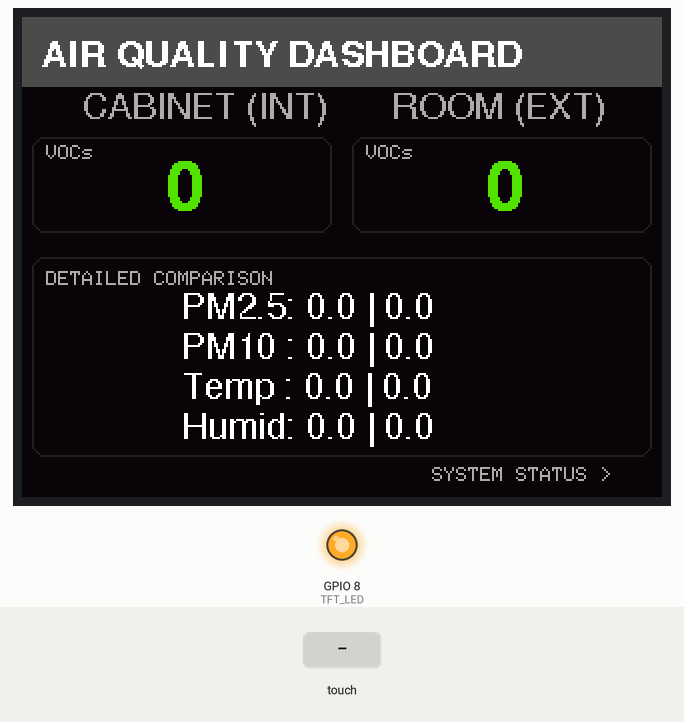
This sketch was run on a simulated ESP32-S3. Shown: 320×240 colour display, output pins drawn as LEDs (lit = HIGH). The inputs (shaded band) are chosen by the test bench. What the sketch prints to the serial monitor is not drawn.

Above: at 1.6 s.
1.7 s: touch panel pressed at 13 % / 10 % of its raw x / y range
At 3.0 s:
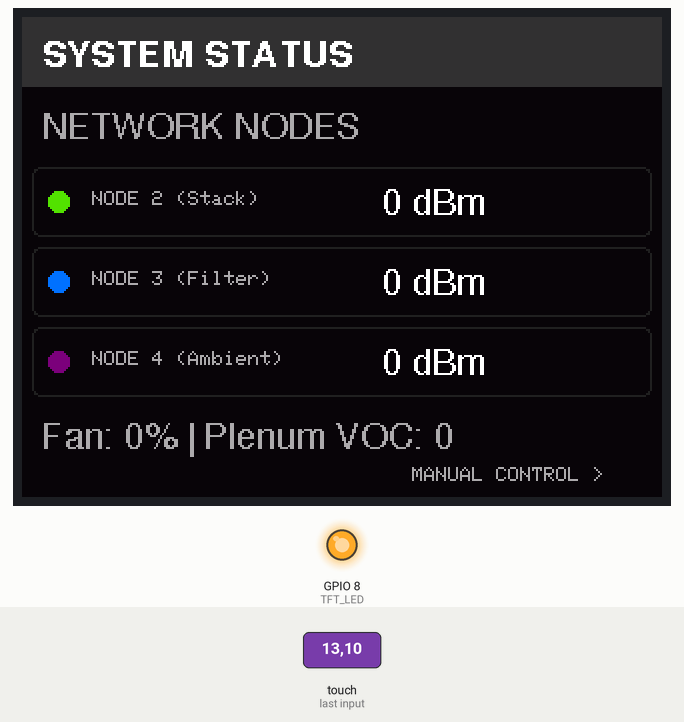
3.3 s: touch panel pressed at 38 % / 10 % of its raw x / y range
At 4.0 s:
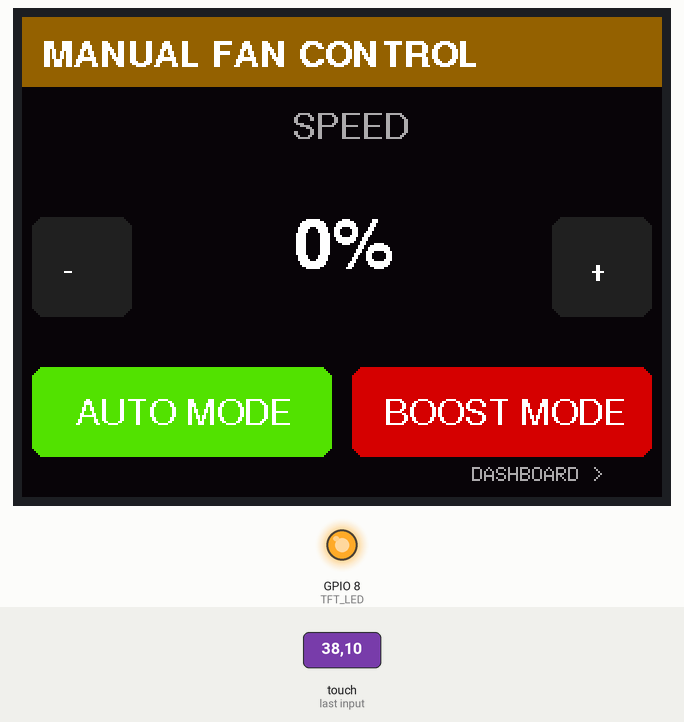
4.9 s: touch panel pressed at 13 % / 30 % of its raw x / y range
At 6.2 s:
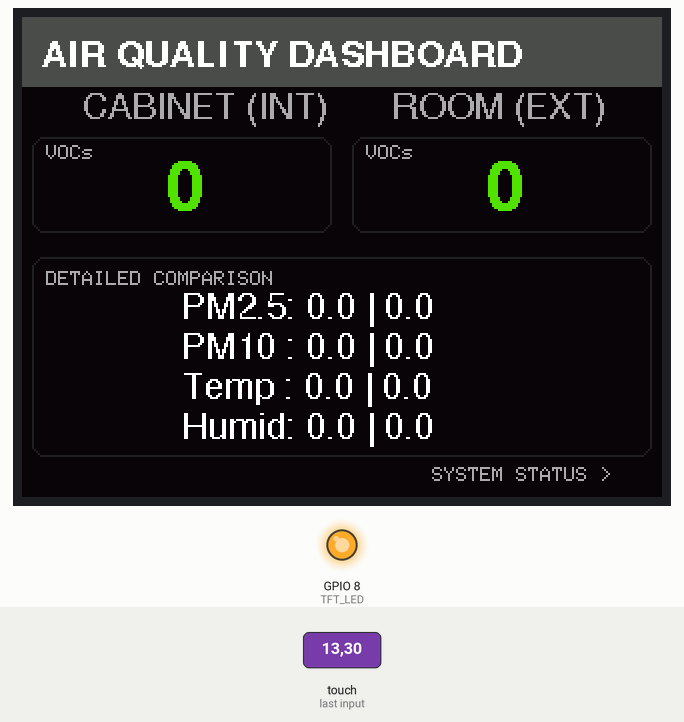
6.5 s: touch panel pressed at 62 % / 10 % of its raw x / y range
At 7.8 s:
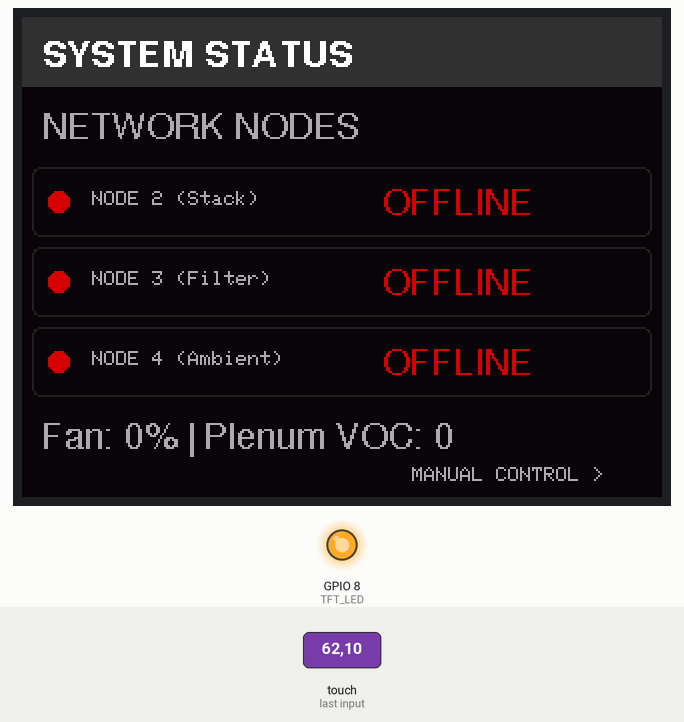
9.6 s: touch panel pressed at 87 % / 10 % of its raw x / y range
At 11.0 s:
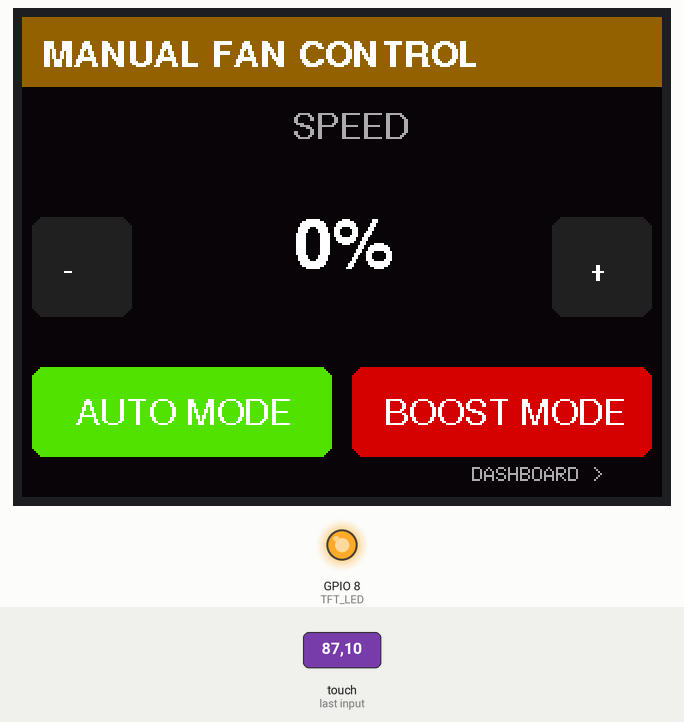
Timing chart, 0 to 12.2 s (numbered marks = the images above; inputs shaded):
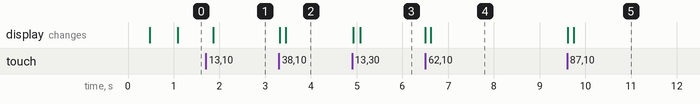

The sketch:

Node1_Hub.ino
```cpp
#include <WiFi.h>
#include <esp_now.h>
#include <Adafruit_GFX.h>
#include <Adafruit_ILI9341.h>
#include <Adafruit_STMPE610.h>
#include <Fonts/FreeSans9pt7b.h>
#include <Fonts/FreeSansBold9pt7b.h>
#include <Fonts/FreeSansBold18pt7b.h>
#include <Preferences.h>
#include "../common/Protocol.h"

// TFT Pins for Feather S2 + 2.4" TFT Wing
#define STMPE_CS 38
#define TFT_CS   1
#define TFT_DC   3
#define AD_CS    33
#define TFT_LED  8

#define DIM_TIME   300000
#define SLEEP_TIME 900000

Adafruit_ILI9341 tft = Adafruit_ILI9341(TFT_CS, TFT_DC);
Adafruit_STMPE610 touch = Adafruit_STMPE610(STMPE_CS);

#define CLR_BG      0x0821
#define CLR_CARD    0x2104
#define CLR_TEXT    0xFFFF
#define CLR_HEADER  0x4A69
#define CLR_GOOD    0x5700
#define CLR_WARN    0xE620
#define CLR_BAD     0xD000
#define CLR_PURPLE  0x780F
#define CLR_ACCENT  0x039F

SensorData node2Data;
SensorData node4Data;
uint8_t currentPage = 0;
uint32_t lastSeenNode2 = 0, lastSeenNode3 = 0, lastSeenNode4 = 0;
int8_t rssiNode2 = 0, rssiNode3 = 0, rssiNode4 = 0;
uint32_t lastTouchTime = 0, lastPageSwitch = 0;
bool isSleeping = false, isDimmed = false;

// Manual Control variables
uint8_t node2Mac[6];
// UI State
uint32_t lastDisplayUpdate = 0;
const uint32_t displayInterval = 1000; // Refresh display every 1 second automatically

// Node State
bool isNode2Paired = false;
uint8_t currentManualSpeed = 80;
uint32_t lastManualPressTime = 0;

void sendControlCommand(uint8_t type, uint8_t speed) {
    if (!isNode2Paired) return;
    ControlCommand cmd;
    cmd.commandType = type;
    cmd.manualSpeed = speed;
    cmd.senderNode = 1;
    esp_now_send(node2Mac, (uint8_t*)&cmd, sizeof(cmd));
}

uint16_t getIAQColor(float val) {
    if (val < 100) return CLR_GOOD;
    if (val < 250) return CLR_WARN;
    return CLR_BAD;
}

void onDataRecv(const esp_now_recv_info *info, const uint8_t *incomingData, int len) {
    Serial.printf("Received %d bytes from Node %d\n", len, ((SensorData*)incomingData)->senderNode);
    if (len == sizeof(SensorData)) {
        SensorData *newData = (SensorData *)incomingData;
        if (newData->senderNode == 2) {
            if (!esp_now_is_peer_exist(info->src_addr)) {
                memcpy(node2Mac, info->src_addr, 6);
                esp_now_peer_info_t peerInfo = {};
                memcpy(peerInfo.peer_addr, node2Mac, 6);
                peerInfo.channel = 0;
                peerInfo.encrypt = false;
                esp_now_add_peer(&peerInfo);
                isNode2Paired = true;
            }
            lastSeenNode2 = millis();
            rssiNode2 = info->rx_ctrl->rssi;
            node2Data = *newData;
        } else if (newData->senderNode == 3) {
            lastSeenNode3 = millis();
            rssiNode3 = info->rx_ctrl->rssi;
            node2Data.filterStaticP = newData->filterStaticP;
        } else if (newData->senderNode == 4) {
            lastSeenNode4 = millis();
            rssiNode4 = info->rx_ctrl->rssi;
            node4Data = *newData;
        }
        // updateDisplay() REMOVED from this interrupt/callback to prevent severe SPI bus collisions!
        // The display is now safely and smoothly updated by the 1-second background refresh in loop().
    }
}

void drawHeader() {
    uint16_t headerCol = CLR_HEADER;
    const char* alertMsg = "AIR QUALITY DASHBOARD";
    if (currentPage == 1) { headerCol = 0x3186; alertMsg = "SYSTEM STATUS"; }
    else if (currentPage == 2) { headerCol = 0x9300; alertMsg = "MANUAL FAN CONTROL"; }

    // Alert priority: G4+Carbon Critical > G4 > Carbon Critical > Carbon Warning > High Humidity (>60%)
    if      (node2Data.filterAlert && node2Data.carbonAlert == 2) { headerCol = CLR_BAD;    alertMsg = "!! CLOGGED FILTERS !!"; }
    else if (node2Data.filterAlert)                               { headerCol = CLR_BAD;    alertMsg = "!! REPLACE G4 FILTER !!"; }
    else if (node2Data.carbonAlert == 2)                          { headerCol = CLR_BAD;    alertMsg = "!! REPLACE CARBON FILTER !!"; }
    else if (node2Data.carbonAlert == 1)                          { headerCol = CLR_WARN;   alertMsg = "!! CHECK CARBON FILTER !!"; }
    else if (node2Data.internalHum > 60.0)                        { headerCol = CLR_PURPLE; alertMsg = "!! HIGH HUMIDITY (>60%) - PAUSED !!"; }

    tft.fillRect(0, 0, 320, 35, headerCol);
    tft.setFont(&FreeSansBold9pt7b);
    tft.setTextColor(CLR_TEXT);
    tft.setCursor(10, 24);
    tft.print(alertMsg);
}

void drawPage0Static() {
    tft.fillScreen(CLR_BG);
    drawHeader();

    tft.setFont(&FreeSans9pt7b);
    tft.setTextColor(0xAD55);
    tft.setCursor(30, 50); tft.print("CABINET (INT)");
    tft.setCursor(185, 50); tft.print("ROOM (EXT)");
    tft.drawRoundRect(5, 60, 150, 48, 6, CLR_CARD);
    tft.drawRoundRect(165, 60, 150, 48, 6, CLR_CARD);
    tft.drawRoundRect(5, 120, 310, 100, 6, CLR_CARD);
    tft.setFont(NULL);
    tft.setCursor(12, 64); tft.print("VOCs");
    tft.setCursor(172, 64); tft.print("VOCs");
    tft.setCursor(12, 127); tft.print("DETAILED COMPARISON");
    tft.setCursor(205, 225); tft.print("SYSTEM STATUS >");
}

void drawPage1Static() {
    tft.fillScreen(CLR_BG);
    drawHeader();

    tft.setFont(&FreeSans9pt7b);
    tft.setTextColor(0xAD55);
    tft.setCursor(10, 60); tft.print("NETWORK NODES");
    for(int i=0; i<3; i++) tft.drawRoundRect(5, 75 + (i*40), 310, 35, 4, CLR_CARD);
    tft.setFont(NULL);
    tft.setCursor(35, 87); tft.print("NODE 2 (Stack)");
    tft.setCursor(35, 127); tft.print("NODE 3 (Filter)");
    tft.setCursor(35, 167); tft.print("NODE 4 (Ambient)");
    tft.setCursor(195, 225); tft.print("MANUAL CONTROL >");
}

void drawPage2Static() {
    int16_t x1, y1; uint16_t w, h;
    tft.fillScreen(CLR_BG);
    drawHeader();

    tft.setFont(&FreeSans9pt7b);

    // Auto Button (Bottom Left: 5, 175, 150, 45)
    tft.fillRoundRect(5, 175, 150, 45, 6, CLR_GOOD);
    const char* txtAuto = "AUTO MODE";
    tft.getTextBounds(txtAuto, 0, 0, &x1, &y1, &w, &h);
    tft.setCursor(80 - (w/2), 197 - (y1 + h/2));
    tft.print(txtAuto);

    // Boost Button (Bottom Right: 165, 175, 150, 45)
    tft.fillRoundRect(165, 175, 150, 45, 6, CLR_BAD);
    const char* txtBoost = "BOOST MODE";
    tft.getTextBounds(txtBoost, 0, 0, &x1, &y1, &w, &h);
    tft.setCursor(240 - (w/2), 197 - (y1 + h/2));
    tft.print(txtBoost);

    // Down Button (Left middle)
    tft.fillRoundRect(5, 100, 50, 50, 6, CLR_CARD);
    tft.setCursor(20, 131); tft.print("-");

    // Up Button (Right middle)
    tft.fillRoundRect(265, 100, 50, 50, 6, CLR_CARD);
    tft.setCursor(282, 131); tft.print("+");

    tft.setTextColor(0xAD55);
    tft.setCursor(135, 60); tft.print("SPEED");
    tft.setFont(NULL);
    tft.setCursor(225, 225); tft.print("DASHBOARD >");
}

void updatePage2() {
    tft.fillRect(70, 75, 180, 80, CLR_BG); // Clear center area
    tft.setFont(&FreeSansBold18pt7b);
    tft.setTextColor(CLR_TEXT);
    char buf[16];
    int16_t x1, y1; uint16_t w, h;
    uint8_t displaySpeed = (millis() - lastManualPressTime < 3000) ? currentManualSpeed : node2Data.fanSpeed;
    sprintf(buf, "%d%%", displaySpeed);
    tft.getTextBounds(buf, 0, 0, &x1, &y1, &w, &h);
    tft.setCursor(160 - (w/2), 125);
    tft.print(buf);
}

void updatePage0() {
    tft.setFont(&FreeSansBold18pt7b);

    tft.fillRect(10, 72, 140, 32, CLR_BG);
    tft.fillRect(170, 72, 140, 32, CLR_BG);

    char buf[16];
    int16_t x1, y1;
    uint16_t w, h;
    int card_mid_y = 60 + 24;

    // Internal VOC (Card center X = 80)
    sprintf(buf, "%.0f", node2Data.internalVOC);
    tft.getTextBounds(buf, 0, 0, &x1, &y1, &w, &h);
    tft.setCursor(80 - (w/2), card_mid_y - (y1 + h/2));
    tft.setTextColor(getIAQColor(node2Data.internalVOC));
    tft.print(buf);

    // External VOC (Card center X = 240)
    sprintf(buf, "%.0f", node4Data.externalVOC);
    tft.getTextBounds(buf, 0, 0, &x1, &y1, &w, &h);
    tft.setCursor(240 - (w/2), card_mid_y - (y1 + h/2));
    tft.setTextColor(getIAQColor(node4Data.externalVOC));
    tft.print(buf);

    // Detailed Comparison block
    tft.setFont(&FreeSans9pt7b);
    tft.setTextColor(CLR_TEXT);
    tft.fillRect(15, 135, 290, 78, CLR_BG);

    float x_det = 80;
    tft.setCursor(x_det, 150); tft.printf("PM2.5: %.1f | %.1f", (float)node2Data.particulate, (float)node4Data.externalParticulate);
    tft.setCursor(x_det, 170); tft.printf("PM10 : %.1f | %.1f", (float)node2Data.particulate10, (float)node4Data.externalParticulate10);
    tft.setCursor(x_det, 190); tft.printf("Temp : %.1f | %.1f", node2Data.internalTemp, node4Data.externalTemp);
    tft.setCursor(x_det, 210); tft.printf("Humid: %.1f | %.1f", node2Data.internalHum, node4Data.externalHum);
}

void updateDisplay() {
    if (currentPage == 0) {
        drawHeader(); // Live header refresh
        updatePage0();
    } else if (currentPage == 1) {
        tft.setFont(&FreeSans9pt7b);
        auto ds = [&](int y, uint32_t ls, int8_t rs, uint16_t cl) {
            bool al = (millis() - ls < 5000);
            tft.fillCircle(18, y + 17, 5, al ? cl : CLR_BAD);
            tft.setTextColor(al ? CLR_TEXT : CLR_BAD, CLR_BG);
            tft.fillRect(180, y + 5, 120, 25, CLR_BG);
            tft.setCursor(180, y + 23);
            if (al) tft.printf("%d dBm", rs); else tft.print("OFFLINE");
        };
        ds(75, lastSeenNode2, rssiNode2, CLR_GOOD);
        ds(115, lastSeenNode3, rssiNode3, CLR_ACCENT);
        ds(155, lastSeenNode4, rssiNode4, CLR_PURPLE);

        tft.fillRect(10, 195, 300, 25, CLR_BG);
        tft.setCursor(10, 215); tft.setTextColor(0xAD55);
        tft.printf("Fan: %d%% | Plenum VOC: %.0f", node2Data.fanSpeed, node2Data.plenumVOC);
    } else if (currentPage == 2) {
        updatePage2();
    }

    // Multi-state alert tracking: triggers redraw whenever any alert condition changes
    static uint8_t lastAlertCode = 255;
    uint8_t currentAlertCode = 0;
    if      (node2Data.filterAlert && node2Data.carbonAlert == 2) currentAlertCode = 5;
    else if (node2Data.filterAlert)                               currentAlertCode = 4;
    else if (node2Data.carbonAlert == 2)                          currentAlertCode = 3;
    else if (node2Data.carbonAlert == 1)                          currentAlertCode = 2;
    else if (node2Data.internalHum > 60.0)                        currentAlertCode = 1;

    if (currentAlertCode != lastAlertCode) {
        if (currentPage == 0) drawPage0Static(); else drawPage1Static();
        lastAlertCode = currentAlertCode;
    }
}

void setup() {
    Serial.begin(115200);
    tft.begin();
    tft.setRotation(1);
    tft.fillScreen(CLR_BG);
    pinMode(TFT_LED, OUTPUT);
    analogWrite(TFT_LED, 255);
    touch.begin();
    WiFi.mode(WIFI_STA);

    esp_now_init();
    esp_now_register_recv_cb(onDataRecv);
    lastTouchTime = millis();
    currentPage = 0;
    drawPage0Static();
    updateDisplay();
    Serial.println("\n--- Hub Setup Complete. Loop Starting ---");
}

void loop() {
    // Re-sync local tracker to Node 2's actual aerodynamic speed grid
    if (millis() - lastManualPressTime > 3000) currentManualSpeed = node2Data.fanSpeed;

    if (touch.touched()) {
        TS_Point p = touch.getPoint();
        long px = map(p.y, 200, 3800, 0, 320);
        long py = map(p.x, 200, 3800, 0, 240);
        bool handled = false;

        lastTouchTime = millis();
        if (isSleeping || isDimmed) {
            isSleeping = false; isDimmed = false;
            analogWrite(TFT_LED, 255);
            if (currentPage == 0) drawPage0Static(); else if (currentPage == 1) drawPage1Static(); else if (currentPage == 2) drawPage2Static();
            updateDisplay();
            delay(300);
            return;
        }
        if (millis() - lastPageSwitch > 600) {
            TS_Point p2 = touch.getPoint();
            // Touch mapping (Hardware Corrected)
            long px2 = map(p2.y, 200, 3800, 0, 320);
            long py2 = map(p2.x, 200, 3800, 0, 240);

            if (currentPage == 2) {
                if (px > 0 && px <= 160 && py > 165) {
                    sendControlCommand(0, node2Data.fanSpeed); // AUTO (tell it to resume from its current state if possible)
                    lastManualPressTime = millis();
                    handled = true;
                } else if (px > 160 && px <= 320 && py > 165) {
                    currentManualSpeed = 80;
                    sendControlCommand(1, currentManualSpeed); // HIGH (80%)
                    lastManualPressTime = millis();
                    handled = true;
                } else if (px > 240 && py < 165 && py > 80) {
                    currentManualSpeed = min(100, currentManualSpeed + 10);
                    sendControlCommand(1, currentManualSpeed); // UP
                    lastManualPressTime = millis();
                    handled = true;
                } else if (px < 80 && py < 165 && py > 80) {
                    if (currentManualSpeed >= 10) currentManualSpeed -= 10;
                    sendControlCommand(1, currentManualSpeed); // DOWN
                    lastManualPressTime = millis();
                    handled = true;
                }
                if (handled) delay(200); // UI Debounce for manual buttons
            }

            if (!handled) {
                currentPage = (currentPage + 1) % 3;
                if (currentPage == 0) drawPage0Static();
                else if (currentPage == 1) drawPage1Static();
                else if (currentPage == 2) drawPage2Static();
            }
            updateDisplay();
            lastPageSwitch = millis();
        }
    }
    uint32_t elapsed = millis() - lastTouchTime;
    if (elapsed > SLEEP_TIME && !isSleeping) {
        isSleeping = true; analogWrite(TFT_LED, 0);
    } else if (elapsed > DIM_TIME && !isDimmed) {
        isDimmed = true; analogWrite(TFT_LED, 25);
    }

    // Background Display Refresh (Updates numbers and clears alerts automatically)
    if (!isSleeping && (millis() - lastDisplayUpdate > displayInterval)) {
        updateDisplay();
        lastDisplayUpdate = millis();
    }

    delay(50); // Faster loop for more responsive UI
}
```

Measured:
- after the input at 1.7 s, the display: changes after 0.16 s (image 1)
- after the input at 3.3 s, the display: first changes at once (image 2 shows a later state)
- after the input at 4.9 s, the display: first changes at once (image 3 shows a later state)
- after the input at 6.5 s, the display: first changes at once (image 4 shows a later state)
- after the input at 9.6 s, the display: first changes at once (image 5 shows a later state)
